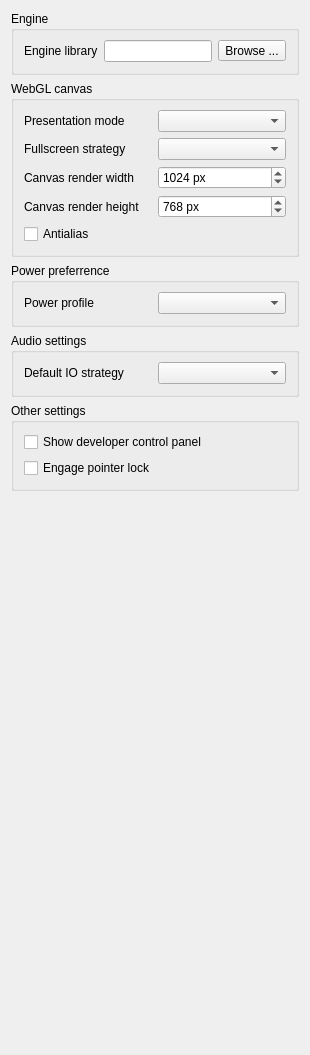
     <widget class="QWidget" name="tabWeb">
      <attribute name="title">
       <string>HTML5</string>
      </attribute>
      <layout class="QVBoxLayout" name="verticalLayout_6">
       <item>
        <widget class="QGroupBox" name="groupBox_21">
         <property name="title">
          <string>Engine</string>
         </property>
         <property name="flat">
          <bool>true</bool>
         </property>
         <layout class="QGridLayout" name="gridLayout_23">
          <property name="leftMargin">
           <number>10</number>
          </property>
          <property name="rightMargin">
           <number>10</number>
          </property>
          <property name="bottomMargin">
           <number>10</number>
          </property>
          <item row="0" column="0">
           <widget class="QLabel" name="label_43">
            <property name="text">
             <string>Engine library</string>
            </property>
           </widget>
          </item>
          <item row="0" column="1">
           <layout class="QHBoxLayout" name="horizontalLayout_16">
            <item>
             <widget class="QLineEdit" name="wasmEngine">
              <property name="sizePolicy">
               <sizepolicy hsizetype="Preferred" vsizetype="Fixed">
                <horstretch>0</horstretch>
                <verstretch>0</verstretch>
               </sizepolicy>
              </property>
             </widget>
            </item>
            <item>
             <widget class="QToolButton" name="btnSelectWasmEngine">
              <property name="text">
               <string>Browse ...</string>
              </property>
              <property name="icon">
               <iconset resource="../resource/resource.qrc">
                <normaloff>:/16x16_ico_png/folder.png</normaloff>:/16x16_ico_png/folder.png</iconset>
              </property>
             </widget>
            </item>
           </layout>
          </item>
         </layout>
        </widget>
       </item>
       <item>
        <widget class="QGroupBox" name="groupBox_8">
         <property name="title">
          <string>WebGL canvas</string>
         </property>
         <property name="flat">
          <bool>true</bool>
         </property>
         <layout class="QGridLayout" name="gridLayout_10">
          <property name="leftMargin">
           <number>10</number>
          </property>
          <property name="rightMargin">
           <number>10</number>
          </property>
          <property name="bottomMargin">
           <number>10</number>
          </property>
          <item row="5" column="0">
           <widget class="QCheckBox" name="chkAntialias">
            <property name="text">
             <string>Antialias</string>
            </property>
           </widget>
          </item>
          <item row="3" column="1">
           <widget class="QSpinBox" name="canvasHeight">
            <property name="sizePolicy">
             <sizepolicy hsizetype="Preferred" vsizetype="Fixed">
              <horstretch>0</horstretch>
              <verstretch>0</verstretch>
             </sizepolicy>
            </property>
            <property name="suffix">
             <string> px</string>
            </property>
            <property name="minimum">
             <number>256</number>
            </property>
            <property name="maximum">
             <number>8192</number>
            </property>
            <property name="value">
             <number>768</number>
            </property>
           </widget>
          </item>
          <item row="0" column="1">
           <widget class="QComboBox" name="cmbCanvasPresentationMode"/>
          </item>
          <item row="2" column="0">
           <widget class="QLabel" name="label_32">
            <property name="text">
             <string>Canvas render width</string>
            </property>
           </widget>
          </item>
          <item row="3" column="0">
           <widget class="QLabel" name="label_33">
            <property name="text">
             <string>Canvas render height</string>
            </property>
           </widget>
          </item>
          <item row="2" column="1">
           <widget class="QSpinBox" name="canvasWidth">
            <property name="sizePolicy">
             <sizepolicy hsizetype="Preferred" vsizetype="Fixed">
              <horstretch>0</horstretch>
              <verstretch>0</verstretch>
             </sizepolicy>
            </property>
            <property name="suffix">
             <string> px</string>
            </property>
            <property name="minimum">
             <number>256</number>
            </property>
            <property name="maximum">
             <number>8192</number>
            </property>
            <property name="value">
             <number>1024</number>
            </property>
           </widget>
          </item>
          <item row="0" column="0">
           <widget class="QLabel" name="label_27">
            <property name="text">
             <string>Presentation mode</string>
            </property>
           </widget>
          </item>
          <item row="1" column="0">
           <widget class="QLabel" name="label_41">
            <property name="text">
             <string>Fullscreen strategy</string>
            </property>
           </widget>
          </item>
          <item row="1" column="1">
           <widget class="QComboBox" name="cmbCanvasFSStrategy"/>
          </item>
         </layout>
        </widget>
       </item>
       <item>
        <widget class="QGroupBox" name="groupBox_16">
         <property name="title">
          <string>Power preferrence</string>
         </property>
         <property name="flat">
          <bool>true</bool>
         </property>
         <layout class="QGridLayout" name="gridLayout_19">
          <property name="leftMargin">
           <number>10</number>
          </property>
          <property name="rightMargin">
           <number>10</number>
          </property>
          <property name="bottomMargin">
           <number>10</number>
          </property>
          <item row="0" column="1">
           <widget class="QComboBox" name="cmbPowerPref"/>
          </item>
          <item row="0" column="0">
           <widget class="QLabel" name="label_38">
            <property name="text">
             <string>Power profile</string>
            </property>
           </widget>
          </item>
         </layout>
        </widget>
       </item>
       <item>
        <widget class="QGroupBox" name="groupBox_17">
         <property name="title">
          <string>Audio settings</string>
         </property>
         <property name="flat">
          <bool>true</bool>
         </property>
         <layout class="QGridLayout" name="gridLayout_20">
          <property name="leftMargin">
           <number>10</number>
          </property>
          <property name="rightMargin">
           <number>10</number>
          </property>
          <property name="bottomMargin">
           <number>10</number>
          </property>
          <item row="0" column="0">
           <widget class="QLabel" name="label_36">
            <property name="text">
             <string>Default IO strategy</string>
            </property>
           </widget>
          </item>
          <item row="0" column="1">
           <widget class="QComboBox" name="cmbWasmAudioIO"/>
          </item>
         </layout>
        </widget>
       </item>
       <item>
        <widget class="QGroupBox" name="groupBox_18">
         <property name="title">
          <string>Other settings</string>
         </property>
         <property name="flat">
          <bool>true</bool>
         </property>
         <layout class="QGridLayout" name="gridLayout_21">
          <property name="leftMargin">
           <number>10</number>
          </property>
          <property name="rightMargin">
           <number>10</number>
          </property>
          <property name="bottomMargin">
           <number>10</number>
          </property>
          <item row="0" column="0">
           <widget class="QCheckBox" name="chkDevUI">
            <property name="text">
             <string>Show developer control panel</string>
            </property>
           </widget>
          </item>
          <item row="1" column="0">
           <widget class="QCheckBox" name="chkPointerLock">
            <property name="text">
             <string>Engage pointer lock</string>
            </property>
           </widget>
          </item>
         </layout>
        </widget>
       </item>
       <item>
        <spacer name="verticalSpacer_4">
         <property name="orientation">
          <enum>Qt::Vertical</enum>
         </property>
         <property name="sizeHint" stdset="0">
          <size>
           <width>20</width>
           <height>553</height>
          </size>
         </property>
        </spacer>
       </item>
      </layout>
     </widget>
